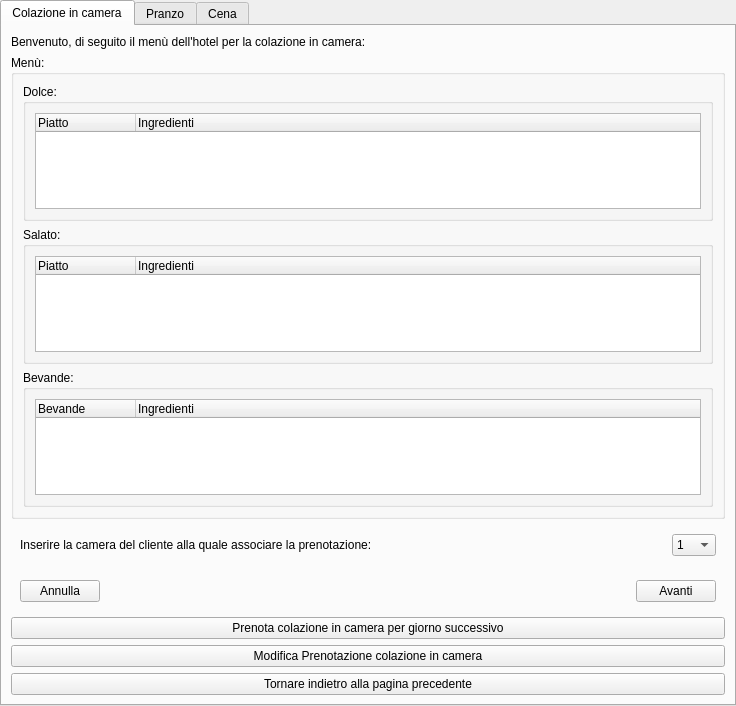
<?xml version="1.0" encoding="UTF-8"?>
<ui version="4.0">
 <class>tabGestioneCucina</class>
 <widget class="QTabWidget" name="tabGestioneCucina">
  <property name="enabled">
   <bool>true</bool>
  </property>
  <property name="geometry">
   <rect>
    <x>0</x>
    <y>0</y>
    <width>736</width>
    <height>706</height>
   </rect>
  </property>
  <property name="tabletTracking">
   <bool>true</bool>
  </property>
  <property name="acceptDrops">
   <bool>false</bool>
  </property>
  <property name="windowTitle">
   <string>Struttura Alberghiera: Gestione Cucina</string>
  </property>
  <property name="currentIndex">
   <number>0</number>
  </property>
  <property name="movable">
   <bool>false</bool>
  </property>
  <widget class="QWidget" name="ColazioneInCamera">
   <attribute name="title">
    <string>Colazione in camera</string>
   </attribute>
   <layout class="QVBoxLayout" name="verticalLayout_13">
    <item>
     <widget class="QLabel" name="labelIntroduzionePagina">
      <property name="text">
       <string>Benvenuto, di seguito il menù dell'hotel per la colazione in camera:</string>
      </property>
     </widget>
    </item>
    <item>
     <widget class="QGroupBox" name="groupboxMenuColazioneInCameraCamerieri">
      <property name="title">
       <string>Menù:</string>
      </property>
      <layout class="QVBoxLayout" name="verticalLayout_14">
       <item>
        <widget class="QGroupBox" name="groupboxGestioneCucinaDolceCamerieri">
         <property name="title">
          <string>Dolce:</string>
         </property>
         <layout class="QGridLayout" name="gridLayout">
          <item row="0" column="0">
           <widget class="QTreeWidget" name="treewidgetDolceColazioneInCamera">
            <property name="selectionMode">
             <enum>QAbstractItemView::NoSelection</enum>
            </property>
            <column>
             <property name="text">
              <string>Piatto</string>
             </property>
            </column>
            <column>
             <property name="text">
              <string>Ingredienti</string>
             </property>
            </column>
           </widget>
          </item>
         </layout>
        </widget>
       </item>
       <item>
        <widget class="QGroupBox" name="groupboxGestioneCucinaSalatoCamerieri">
         <property name="title">
          <string>Salato:</string>
         </property>
         <layout class="QGridLayout" name="gridLayout_2">
          <item row="0" column="0">
           <widget class="QTreeWidget" name="treewidgetSalatoColazioneInCamera">
            <property name="selectionMode">
             <enum>QAbstractItemView::NoSelection</enum>
            </property>
            <column>
             <property name="text">
              <string>Piatto</string>
             </property>
            </column>
            <column>
             <property name="text">
              <string>Ingredienti</string>
             </property>
            </column>
           </widget>
          </item>
         </layout>
        </widget>
       </item>
       <item>
        <widget class="QGroupBox" name="groupboxGestioneCucinaBevandeCamerieri">
         <property name="title">
          <string>Bevande:</string>
         </property>
         <layout class="QGridLayout" name="gridLayout_3">
          <item row="0" column="0">
           <widget class="QTreeWidget" name="treewidgetBevandeColazioneInCamera">
            <property name="selectionMode">
             <enum>QAbstractItemView::NoSelection</enum>
            </property>
            <column>
             <property name="text">
              <string>Bevande</string>
             </property>
            </column>
            <column>
             <property name="text">
              <string>Ingredienti</string>
             </property>
            </column>
           </widget>
          </item>
         </layout>
        </widget>
       </item>
      </layout>
     </widget>
    </item>
    <item>
     <widget class="QWidget" name="widgetColazioneInCamera" native="true">
      <layout class="QHBoxLayout" name="horizontalLayoutColazioneInCamera">
       <item>
        <widget class="QLabel" name="labelInserimentoCamera">
         <property name="text">
          <string>Inserire la camera del cliente alla quale associare la prenotazione:</string>
         </property>
        </widget>
       </item>
       <item>
        <spacer name="horizontalSpacer_2">
         <property name="orientation">
          <enum>Qt::Horizontal</enum>
         </property>
         <property name="sizeHint" stdset="0">
          <size>
           <width>40</width>
           <height>20</height>
          </size>
         </property>
        </spacer>
       </item>
       <item>
        <widget class="QComboBox" name="comboboxColazioneInCamera">
         <property name="maxVisibleItems">
          <number>20</number>
         </property>
         <item>
          <property name="text">
           <string>1</string>
          </property>
         </item>
         <item>
          <property name="text">
           <string>2</string>
          </property>
         </item>
         <item>
          <property name="text">
           <string>3</string>
          </property>
         </item>
         <item>
          <property name="text">
           <string>4</string>
          </property>
         </item>
         <item>
          <property name="text">
           <string>5</string>
          </property>
         </item>
         <item>
          <property name="text">
           <string>6</string>
          </property>
         </item>
         <item>
          <property name="text">
           <string>7</string>
          </property>
         </item>
         <item>
          <property name="text">
           <string>8</string>
          </property>
         </item>
         <item>
          <property name="text">
           <string>9</string>
          </property>
         </item>
         <item>
          <property name="text">
           <string>10</string>
          </property>
         </item>
         <item>
          <property name="text">
           <string>11</string>
          </property>
         </item>
         <item>
          <property name="text">
           <string>12</string>
          </property>
         </item>
         <item>
          <property name="text">
           <string>13</string>
          </property>
         </item>
         <item>
          <property name="text">
           <string>14</string>
          </property>
         </item>
         <item>
          <property name="text">
           <string>15</string>
          </property>
         </item>
         <item>
          <property name="text">
           <string>16</string>
          </property>
         </item>
         <item>
          <property name="text">
           <string>17</string>
          </property>
         </item>
         <item>
          <property name="text">
           <string>18</string>
          </property>
         </item>
         <item>
          <property name="text">
           <string>19</string>
          </property>
         </item>
         <item>
          <property name="text">
           <string>20</string>
          </property>
         </item>
         <item>
          <property name="text">
           <string>21</string>
          </property>
         </item>
         <item>
          <property name="text">
           <string>22</string>
          </property>
         </item>
         <item>
          <property name="text">
           <string>23</string>
          </property>
         </item>
         <item>
          <property name="text">
           <string>24</string>
          </property>
         </item>
         <item>
          <property name="text">
           <string>25</string>
          </property>
         </item>
         <item>
          <property name="text">
           <string>26</string>
          </property>
         </item>
         <item>
          <property name="text">
           <string>27</string>
          </property>
         </item>
         <item>
          <property name="text">
           <string>28</string>
          </property>
         </item>
         <item>
          <property name="text">
           <string>29</string>
          </property>
         </item>
         <item>
          <property name="text">
           <string>30</string>
          </property>
         </item>
         <item>
          <property name="text">
           <string>31</string>
          </property>
         </item>
         <item>
          <property name="text">
           <string>32</string>
          </property>
         </item>
         <item>
          <property name="text">
           <string>33</string>
          </property>
         </item>
         <item>
          <property name="text">
           <string>34</string>
          </property>
         </item>
         <item>
          <property name="text">
           <string>35</string>
          </property>
         </item>
         <item>
          <property name="text">
           <string>36</string>
          </property>
         </item>
        </widget>
       </item>
      </layout>
     </widget>
    </item>
    <item>
     <widget class="QWidget" name="widgetAnnullaAvanti" native="true">
      <layout class="QHBoxLayout" name="horizontalLayout">
       <item>
        <widget class="QPushButton" name="btnAnnulla">
         <property name="text">
          <string>Annulla</string>
         </property>
        </widget>
       </item>
       <item>
        <spacer name="horizontalSpacer_4">
         <property name="orientation">
          <enum>Qt::Horizontal</enum>
         </property>
         <property name="sizeHint" stdset="0">
          <size>
           <width>40</width>
           <height>20</height>
          </size>
         </property>
        </spacer>
       </item>
       <item>
        <widget class="QPushButton" name="btnAvanti">
         <property name="text">
          <string>Avanti</string>
         </property>
        </widget>
       </item>
      </layout>
     </widget>
    </item>
    <item>
     <widget class="QPushButton" name="btnPrenotaColazioneInCameraGiornoSuccessivo">
      <property name="text">
       <string>Prenota colazione in camera per giorno successivo</string>
      </property>
     </widget>
    </item>
    <item>
     <widget class="QPushButton" name="btnModificaPrenotazioneColazioneInCamera">
      <property name="text">
       <string>Modifica Prenotazione colazione in camera</string>
      </property>
     </widget>
    </item>
    <item>
     <widget class="QPushButton" name="btnTornarePaginaPrecedente">
      <property name="text">
       <string>Tornare indietro alla pagina precedente</string>
      </property>
     </widget>
    </item>
   </layout>
  </widget>
  <widget class="QWidget" name="Pranzo">
   <attribute name="title">
    <string>Pranzo</string>
   </attribute>
   <layout class="QVBoxLayout" name="verticalLayout_3">
    <item>
     <widget class="QLabel" name="labelIntroduzionePagina_2">
      <property name="text">
       <string>Benvenuto, di seguito il menù dell'hotel per il pranzo:</string>
      </property>
     </widget>
    </item>
    <item>
     <widget class="QGroupBox" name="groupboxMenuPranzoCamerieri">
      <property name="title">
       <string>Menù:</string>
      </property>
      <layout class="QVBoxLayout" name="verticalLayout">
       <item>
        <widget class="QGroupBox" name="groupboxGestioneCucinaAntipastiPranzoCamerieri">
         <property name="title">
          <string>Antipasti:</string>
         </property>
         <layout class="QGridLayout" name="gridLayout_4">
          <item row="0" column="0">
           <widget class="QTreeWidget" name="treewidgetAntipastiPranzo">
            <property name="selectionMode">
             <enum>QAbstractItemView::NoSelection</enum>
            </property>
            <column>
             <property name="text">
              <string>Antipasto</string>
             </property>
            </column>
            <column>
             <property name="text">
              <string>Ingredienti</string>
             </property>
            </column>
           </widget>
          </item>
         </layout>
        </widget>
       </item>
       <item>
        <widget class="QGroupBox" name="groupboxGestioneCucinaPrimiPranzoCamerieri">
         <property name="title">
          <string>Primi:</string>
         </property>
         <layout class="QGridLayout" name="gridLayout_5">
          <item row="0" column="0">
           <widget class="QTreeWidget" name="treewidgetPrimiPranzo">
            <property name="selectionMode">
             <enum>QAbstractItemView::NoSelection</enum>
            </property>
            <column>
             <property name="text">
              <string>Primo</string>
             </property>
            </column>
            <column>
             <property name="text">
              <string>Ingredienti</string>
             </property>
            </column>
           </widget>
          </item>
         </layout>
        </widget>
       </item>
       <item>
        <widget class="QGroupBox" name="groupboxGestioneCucinaSecondiContorniPranzoCamerieri">
         <property name="title">
          <string>Secondi e Contorni:</string>
         </property>
         <layout class="QGridLayout" name="gridLayout_6">
          <item row="0" column="0">
           <widget class="QTreeWidget" name="treewidgetSecondiContorniPranzo">
            <property name="selectionMode">
             <enum>QAbstractItemView::NoSelection</enum>
            </property>
            <column>
             <property name="text">
              <string>Secondo/Contorno</string>
             </property>
            </column>
            <column>
             <property name="text">
              <string>Ingredienti</string>
             </property>
            </column>
           </widget>
          </item>
         </layout>
        </widget>
       </item>
       <item>
        <widget class="QGroupBox" name="groupboxGestioneCucinaDolciBevandePranzoCamerieri">
         <property name="title">
          <string>Dolci e Bevande:</string>
         </property>
         <layout class="QGridLayout" name="gridLayout_7">
          <item row="0" column="0">
           <widget class="QTreeWidget" name="treewidgetDolciBevandePranzo">
            <property name="selectionMode">
             <enum>QAbstractItemView::NoSelection</enum>
            </property>
            <column>
             <property name="text">
              <string>Dolce/Bevanda</string>
             </property>
            </column>
            <column>
             <property name="text">
              <string>Ingredienti</string>
             </property>
            </column>
           </widget>
          </item>
         </layout>
        </widget>
       </item>
      </layout>
     </widget>
    </item>
    <item>
     <spacer name="horizontalSpacer">
      <property name="orientation">
       <enum>Qt::Horizontal</enum>
      </property>
      <property name="sizeHint" stdset="0">
       <size>
        <width>40</width>
        <height>20</height>
       </size>
      </property>
     </spacer>
    </item>
    <item>
     <widget class="QPushButton" name="btnTornarePaginaPrecedente_2">
      <property name="text">
       <string>Tornare Indietro alla pagina precedente</string>
      </property>
     </widget>
    </item>
   </layout>
  </widget>
  <widget class="QWidget" name="Cena">
   <attribute name="title">
    <string>Cena</string>
   </attribute>
   <layout class="QVBoxLayout" name="verticalLayout_4">
    <item>
     <widget class="QLabel" name="labelIntroduzionePagina_3">
      <property name="text">
       <string>Benvenuto, di seguito il menù dell'hotel per la cena:</string>
      </property>
     </widget>
    </item>
    <item>
     <widget class="QGroupBox" name="groupboxMenuCenaCamerieri">
      <property name="title">
       <string>Menù:</string>
      </property>
      <layout class="QVBoxLayout" name="verticalLayout_2">
       <item>
        <widget class="QGroupBox" name="groupboxAntipastiCena">
         <property name="title">
          <string>Antipasti:</string>
         </property>
         <layout class="QGridLayout" name="gridLayout_8">
          <item row="0" column="0">
           <widget class="QTreeWidget" name="treewidgetAntipastiCena">
            <property name="selectionMode">
             <enum>QAbstractItemView::NoSelection</enum>
            </property>
            <column>
             <property name="text">
              <string>Antipasto</string>
             </property>
            </column>
            <column>
             <property name="text">
              <string>Ingredienti</string>
             </property>
            </column>
           </widget>
          </item>
         </layout>
        </widget>
       </item>
       <item>
        <widget class="QGroupBox" name="groupboxGestioneCucinaPrimiCenaCamerieri">
         <property name="title">
          <string>Primi:</string>
         </property>
         <layout class="QGridLayout" name="gridLayout_9">
          <item row="0" column="0">
           <widget class="QTreeWidget" name="treewidgetPrimiCena">
            <property name="selectionMode">
             <enum>QAbstractItemView::NoSelection</enum>
            </property>
            <column>
             <property name="text">
              <string>Primo</string>
             </property>
            </column>
            <column>
             <property name="text">
              <string>Ingredienti</string>
             </property>
            </column>
           </widget>
          </item>
         </layout>
        </widget>
       </item>
       <item>
        <widget class="QGroupBox" name="groupboxGestioneCucinaSecondiContorniCenaCamerieri">
         <property name="title">
          <string>Secondi e Contorni:</string>
         </property>
         <layout class="QGridLayout" name="gridLayout_10">
          <item row="0" column="0">
           <widget class="QTreeWidget" name="treewidgetSecondiContorniCena">
            <property name="selectionMode">
             <enum>QAbstractItemView::NoSelection</enum>
            </property>
            <column>
             <property name="text">
              <string>Secondo/Contorno</string>
             </property>
            </column>
            <column>
             <property name="text">
              <string>Ingredienti</string>
             </property>
            </column>
           </widget>
          </item>
         </layout>
        </widget>
       </item>
       <item>
        <widget class="QGroupBox" name="groupboxGestioneCucinaDolciBevandeCenaCamerieri">
         <property name="title">
          <string>Dolci e Bevande:</string>
         </property>
         <layout class="QGridLayout" name="gridLayout_11">
          <item row="0" column="0">
           <widget class="QTreeWidget" name="treewidgetDolciBevandeCena">
            <property name="selectionMode">
             <enum>QAbstractItemView::NoSelection</enum>
            </property>
            <column>
             <property name="text">
              <string>Dolce/Bevanda</string>
             </property>
            </column>
            <column>
             <property name="text">
              <string>Ingredienti</string>
             </property>
            </column>
           </widget>
          </item>
         </layout>
        </widget>
       </item>
      </layout>
     </widget>
    </item>
    <item>
     <spacer name="horizontalSpacer_3">
      <property name="orientation">
       <enum>Qt::Horizontal</enum>
      </property>
      <property name="sizeHint" stdset="0">
       <size>
        <width>40</width>
        <height>20</height>
       </size>
      </property>
     </spacer>
    </item>
    <item>
     <widget class="QPushButton" name="btnTornarePaginaPrecedente_3">
      <property name="text">
       <string>Tornare indietro alla pagina precedente</string>
      </property>
     </widget>
    </item>
   </layout>
  </widget>
 </widget>
 <resources/>
 <connections/>
</ui>
